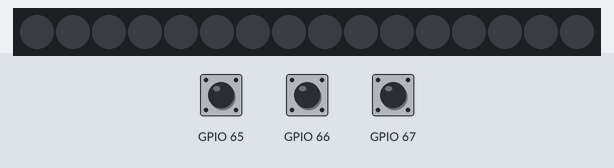
Bench run of a sketch on a simulated ESP32. On the bench: 16 RGB LEDs in strip order, left to right. Inputs (shaded band) come from the test bench; at power-on: GPIO 65 HIGH, GPIO 66 HIGH, GPIO 67 HIGH. I2S audio is not simulated (input reads silence).

Above: at 2.3 s.
2.4 s: GPIO 65 pulled LOW for 0.9 s
5.5 s: GPIO 66 pulled LOW for 0.9 s
8.7 s: GPIO 67 pulled LOW for 0.9 s
12.0 s: GPIO 67 pulled LOW for 3.2 s
17.2 s: GPIO 65 pulled LOW for 3.2 s
22.8 s: GPIO 65 driven LOW and GPIO 66 driven LOW and GPIO 67 driven LOW
At 25.0 s:
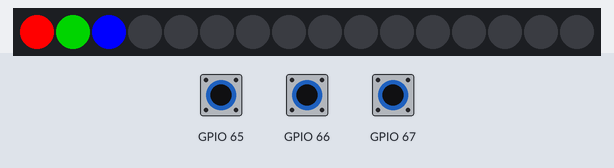
Timing chart, 0 to 26.0 s (numbered marks = the images above; inputs shaded):
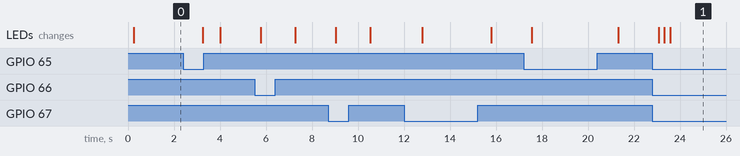

The sketch:

teste_finale.ino
```cpp
#include <Wire.h>                   // Inclusion de la bibliothèque Wire pour la communication I2C
#include <FastLED.h>                // Inclusion de la bibliothèque FastLED pour le contrôle des LED
#include "Arduino.h"                // Inclusion de la bibliothèque Arduino pour les fonctions de base
#include "PCF8575.h"                // Inclusion de la bibliothèque PCF8575 pour le contrôle du démultiplexeur
#include "pixeltypes.h"             // Inclusion de la bibliothèque pixeltypes pour les types de pixels
#include "playnoteI2S.h"            // Inclusion de la bibliothèque playnoteI2S pour la lecture des notes via I2S

#define NUM_LEDS 16                 // Définition du nombre de LEDs
#define DATA_PIN 14                 // Définition du numéro de broche de données pour FastLED

CRGB leds[NUM_LEDS];                // Déclaration d'un tableau de LEDs
// salut
PCF8575 pcf8575(0x20);              // Création d'une instance de PCF8575 avec l'adresse I2C 0x20

void setup() {
  Serial.begin(115200);             // Initialisation de la communication série à 115200 bauds
  pcf8575.begin();                  // Initialisation du PCF8575

  setupCustomI2S(33, 12, 27);        // Configuration I2S pour la lecture des notes

  for (char i = 0; i < 15; i++) {   // Boucle pour configurer chaque broche du PCF8575 en tant qu'entrée
    pcf8575.pinMode(i, INPUT);
  }

  FastLED.addLeds<NEOPIXEL, DATA_PIN>(leds, NUM_LEDS); // Ajout des LEDs à FastLED
}

void loop() {

  if (pcf8575.digitalRead(1)) {
    leds[0] = CRGB::Black; // Allumer la LED en rouge
    playNote(0, 250, 100); // Jouer une note
  } else {
    leds[0] = CRGB::Red; // Éteindre la LED
    playNote(100, 250, 50); // Jouer une autre note
  }
  FastLED.show();


  if (pcf8575.digitalRead(2)) {
    leds[1] = CRGB::Black; // Allumer la LED en rouge
    playNote(0, 250, 100); // Jouer une note
  } else {
    leds[1] = CRGB::Green; // Éteindre la LED
    playNote(500, 250, 50); // Jouer une autre note
  }
  FastLED.show();


  if (pcf8575.digitalRead(3)) {
    leds[2] = CRGB::Black; // Allumer la LED en rouge
    playNote(0, 250, 100); // Jouer une note
  } else {
    leds[2] = CRGB::Blue; // Éteindre la LED
    playNote(1000, 250, 50); // Jouer une autre note
  }
  FastLED.show();

}
```

playnoteI2S.cpp
```cpp
#include "playnoteI2S.h"


// Fréquence de base pour le calcul des fréquences des notes

const i2s_port_t i2sPort = I2S_NUM_0; // Déclaration de i2sPort en dehors de toutes les fonctions


// Fréquence de base pour le calcul des fréquences des notes

bool i2sInitialized = false;

void setupCustomI2S(int bckPin, int lrckPin, int dataOutPin)
{
    i2s_config_t i2sConfig = {
        .mode = (i2s_mode_t)(I2S_MODE_MASTER | I2S_MODE_TX), // Convertir en i2s_mode_t
        .sample_rate = SAMPLE_RATE,
        .bits_per_sample = I2S_BITS_PER_SAMPLE_16BIT,
        .channel_format = I2S_CHANNEL_FMT_RIGHT_LEFT,
        .communication_format = I2S_COMM_FORMAT_I2S_MSB,
        .intr_alloc_flags = ESP_INTR_FLAG_LEVEL1,
        .dma_buf_count = 8,
        .dma_buf_len = 64,
        .use_apll = false,
        .tx_desc_auto_clear = true,
        .fixed_mclk = 0
    };

    i2s_pin_config_t pinConfig = {
        .bck_io_num = bckPin,
        .ws_io_num = lrckPin,
        .data_out_num = dataOutPin,
        .data_in_num = I2S_PIN_NO_CHANGE
    };

    esp_err_t err = i2s_driver_install(i2sPort, &i2sConfig, 0, NULL);
    if (err != ESP_OK) {
        Serial.println("Erreur lors de l'initialisation du bus I2S");
        return;
    }

    err = i2s_set_pin(i2sPort, &pinConfig);
    if (err != ESP_OK) {
        Serial.println("Erreur lors de la configuration des pins du bus I2S");
        return;
    }

    i2sInitialized = true;
}

// Générer une note de la fréquence spécifiée pendant la durée spécifiée
void playNote(float frequency, int duration, int volumePercent) {
    if (!i2sInitialized) {
        Serial.println("Erreur : bus I2S non initialisé");
        return;
    }

    // Convertir le volume en fraction entre 0 et 1
    float volume = volumePercent / 100.0;

    size_t numSamples = duration * SAMPLE_RATE / 1000;
    size_t bytesToSend = numSamples * sizeof(int16_t) * CHANNEL_NUM;

    int16_t *samples = (int16_t *)malloc(bytesToSend);
    for (int i = 0; i < numSamples; i++) {
        float t = (float)i / SAMPLE_RATE;
        float sample = volume * 0.5 * sin(2 * M_PI * frequency * t);
        samples[i * 2] = (int16_t)(INT16_MAX * sample);
        samples[i * 2 + 1] = (int16_t)(INT16_MAX * sample);
    }

    size_t bytesWritten;
    esp_err_t err = i2s_write(i2sPort, samples, bytesToSend, &bytesWritten, portMAX_DELAY);
    if (err != ESP_OK) {
        Serial.print("Erreur lors de l'écriture sur le bus I2S: ");
        Serial.println(err);
    }

    free(samples);
}
```

playnoteI2S.h
```cpp
#ifndef PLAYNOTEI2S_H
#define PLAYNOTEI2S_H

#include <Arduino.h>
#include <driver/i2s.h>

#define SAMPLE_RATE     (44100)
#define CHANNEL_NUM     (2)
#define BITS_PER_SAMPLE (16)
#define  baseFrequency  261.63 // Fréquence de la note Do (C)

void setupCustomI2S(int bckPin, int lrckPin, int dataOutPin);
void playNote(float frequency, int duration, int volumePercent);

#endif
```

Measured:
- after the input at 22.8 s, the LEDs: first change after 0.27 s (image 1 shows a later state)
